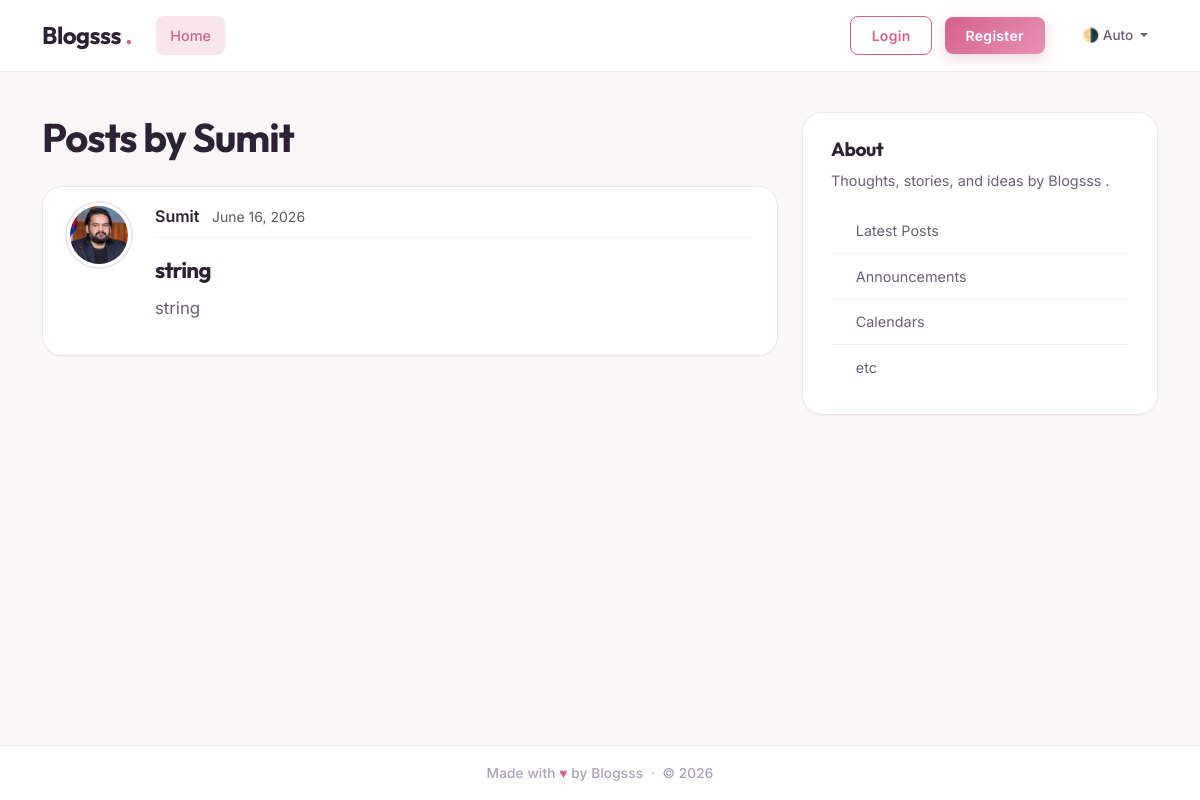
Before: /users/1/posts with the older database file.
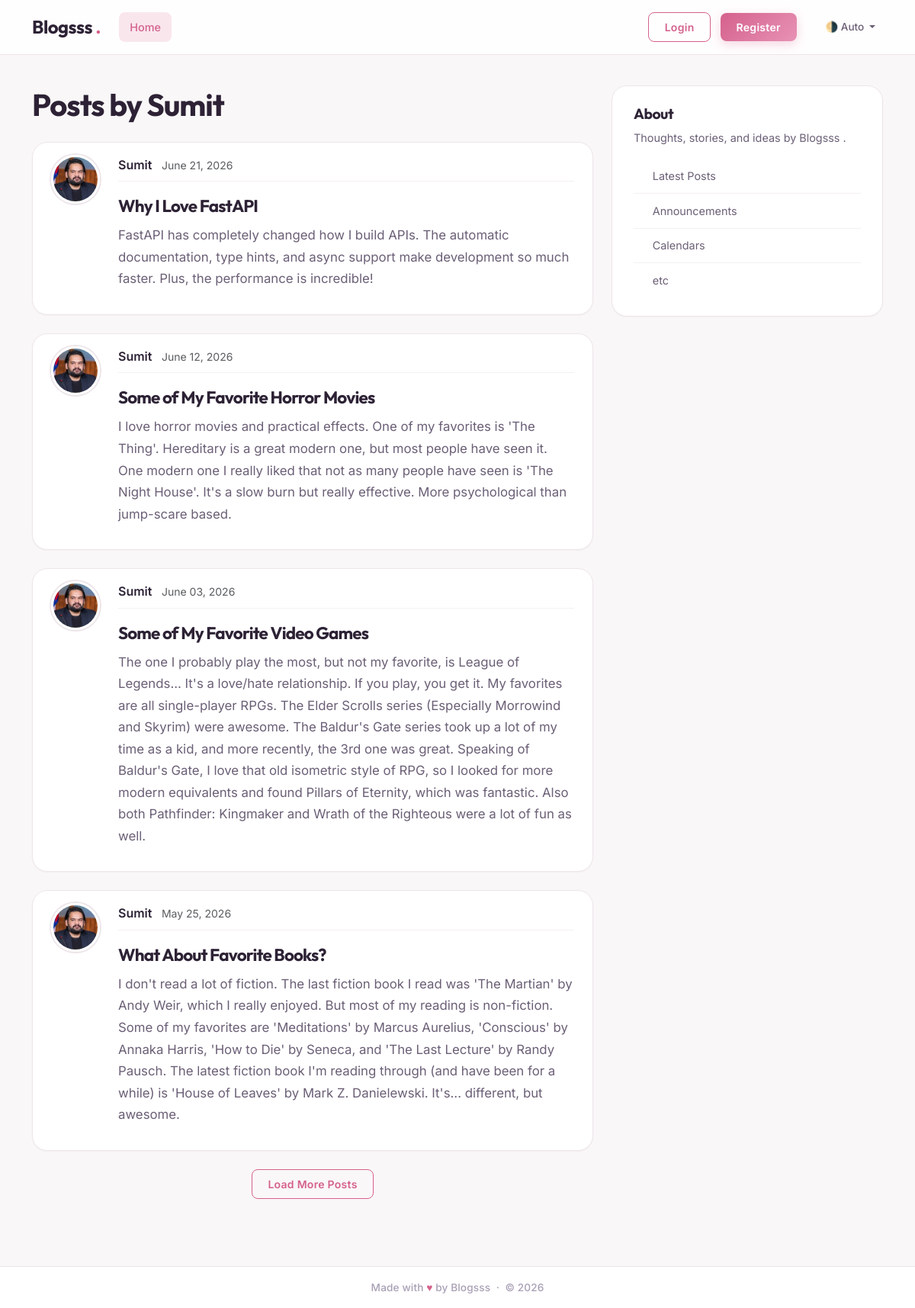
After: the same page with the newer database file.
### src/fastapi_l/models.py (models this page shows, shortened)
class User(Base):
    __tablename__="users"
    id: Mapped[int] = mapped_column(Integer, primary_key=True)
    username: Mapped[str] = mapped_column(String(50), unique=True, nullable=False)
    email: Mapped[str] = mapped_column(String(120), unique=True, nullable=False)
    password_hash: Mapped[String] = mapped_column(String(200), nullable=False)
    image_file: Mapped[str | None] = mapped_column(
        String(200),
        nullable=True,
        default=None,
    )
    posts: Mapped[list[Post]] = relationship(
        back_populates="author",
        cascade= "all, delete-orphan")
    reset_tokens: Mapped[list[PasswordResetToken]] = relationship(
        back_populates="user",
        cascade="all, delete-orphan",
    )

class Post(Base):
    __tablename__="posts"
    id: Mapped[int] = mapped_column(Integer, primary_key=True)
    title: Mapped[str] = mapped_column(String(100), nullable=False)
    content: Mapped[str] = mapped_column(Text, nullable=False)
    user_id: Mapped[int] = mapped_column(
        ForeignKey("users.id"),
        nullable=False,
        index=True,
    )
    date_posted: Mapped[datetime] = mapped_column(
        DateTime(timezone=True),
        default=lambda:datetime.now(UTC),
    )
    author: Mapped[User] = relationship(back_populates="posts")

### src/fastapi_l/main.py (the view)
@app.get('/users/{user_id}/posts', include_in_schema=False, name = "user_posts")
async def user_posts_page(
    request: Request,
    user_id: int,
    db: Annotated[AsyncSession, Depends(get_db)],
    limit: int = 4
):
    result = await db.execute(select(User).where(User.id == user_id))
    user = result.scalars().first()
    if not user:
        raise HTTPException(status_code=status.HTTP_404_NOT_FOUND, detail="User not found.")
    count_result = await db.execute(select(func.count()).select_from(Post).where(Post.user_id == user_id))
    total = count_result.scalar() or 0
    result = await db.execute(
        select(Post)
        .options(selectinload(Post.author))
        .where(Post.user_id == user_id)
        .order_by(Post.date_posted.desc())
        .limit(limit)
    )
    posts = result.scalars().all()
    has_more = len(posts) < total
    return templates.TemplateResponse(
        request,
        "user_posts.html",
        {
            "posts": posts,
            "user": user,
            "title": f"{user.username}'s Posts",
            "limit": limit,
            "has_more": has_more
        }
    )

### templates/user_posts.html (shortened to what this page needs)
{% extends "layout.html" %}
{% block content %}
  <h1 class="mb-4">Posts by {{ user.username }}</h1>
    <div id="postsContainer">
    {% for post in posts %}
        <article class="content-section py-3 px-4 mb-4">
            <div class="d-flex align-items-start gap-4">
                <img class="rounded-circle article-img flex-shrink-0"
                     src="{{ post.author.image_path }}"
                     alt="{{ post.author.username }}'s profile picture"
                     width="64"
                     height="64"
                     loading="lazy">
                <div class="flex-grow-1">
                    <div class="article-metadata mb-2">
                        <a class="me-2"
                           href="{{ url_for('user_posts', user_id=post.author.id) }}">{{ post.author.username }}</a>
                        <small class="text-body-secondary">{{ post.date_posted.strftime("%B %d, %Y") }}</small>
                    </div>
                    <h2>
                        <a class="article-title"
                           href="{{ url_for('get_post_page', post_id=post.id) }}">{{ post.title }}</a>
                    </h2>
                    <p class="article-content">{{ post.content }}</p>
                </div>
            </div>
        </article>
    {% else %}
        <p class="text-body-secondary">No posts by this user yet.</p>
    {% endfor %}
    </div>
        {% if has_more %}
        <div class="text-center mb-4">
            <button type="button" class="btn btn-outline-primary" id="loadMoreBtn">Load More Posts</button>
        </div>
    {% endif %}
{% endblock content %}

### templates/layout.html (shortened to what this page needs)
<!DOCTYPE html>
<html lang="en">
<head>
  <link href="https://cdn.jsdelivr.net/npm/bootstrap@5.3.8/dist/css/bootstrap.min.css" rel="stylesheet"
>
  <link rel="stylesheet" type="text/css" href="{{ url_for('static', path='/css/main.css')}}">
</head>
<body class="d-flex flex-column min-vh-100">
  <header class="site-header">
    <nav class="navbar navbar-expand-md fixed-top">
      <div class="container">
        <a class="navbar-brand me-4" href="{{ url_for('home') }}">
          Blogsss <span class="accent-dot">.</span>
        </a>
        <div class="collapse navbar-collapse" id="navbarToggle">
          <div class="navbar-nav me-auto">
            <a class="nav-link active" aria-current="page" href="{{ url_for('home') }}">Home</a>
          </div>
          <div class="navbar-nav d-flex align-items-center gap-2">
            <div id="loggedOutNav">
              <a class="btn-nav-outline mb-2 mb-md-0 me-md-2" href="{{ url_for('login_page') }}">Login</a>
              <a class="btn-nav-fill mb-2 mb-md-0 me-md-3" href="{{ url_for('register_page') }}">Register</a>
            </div>
            <div class="nav-item dropdown ms-1">
              <a class="nav-link dropdown-toggle px-2" href="#" role="button" id="bd-theme" data-bs-toggle="dropdown"
                aria-expanded="false">
                <span id="bd-theme-text">🌗</span>
              </a>
            </div>
          </div>
        </div>
      </div>
    </nav>
  </header>
  <main role="main" class="container">
    <div class="row g-4">
      <div class="col-md-8">
        {% block content %}
        {% endblock content %}
      </div>
      <aside class="col-md-4">
        <div class="sidebar-card">
          <h5>About</h5>
          <p class="sidebar-desc">
            Thoughts, stories, and ideas by Blogsss .
          </p>
          <ul class="list-group list-group-flush">
            <li class="list-group-item">Latest Posts</li>
            <li class="list-group-item">Announcements</li>
            <li class="list-group-item">Calendars</li>
            <li class="list-group-item">etc</li>
          </ul>
        </div>
      </aside>
    </div>
  </main>
  <footer class="mt-auto py-3">
    <div class="container text-center">
      <p class="mb-0">
        Made with <span class="heart">♥</span> by Blogsss &nbsp;·&nbsp; © <span id="year"></span>
      </p>
    </div>
  </footer>
</body>
</html>

Changed rows visible on the page:
no longer on this page (row edited): Post: author.username "Sumit", date_posted "June 16, 2026", title "string", content "string"
added Post: author.username "Sumit", date_posted "June 21, 2026", title "Why I Love FastAPI", content "FastAPI has completely changed how I build APIs. The automatic documentation, type hints, and async support make development so much faster. Plus, the performance is incredible!"
added Post: author.username "Sumit", date_posted "June 12, 2026", title "Some of My Favorite Horror Movies", content "I love horror movies and practical effects. One of my favorites is 'The Thing'. Hereditary is a great modern one, but most people have seen it. One modern one I really liked that not as many people have seen is 'The Night House'. It's a slow burn but really effective. More psychological than jump-scare based."
added Post: author.username "Sumit", date_posted "June 03, 2026", title "Some of My Favorite Video Games", content "The one I probably play the most, but not my favorite, is League of Legends... It's a love/hate relationship. If you play, you get it. My favorites are all single-player RPGs. The Elder Scrolls series (Especially Morrowind and Skyrim) were awesome. The Baldur's Gate series took up a lot of my time as a kid, and more recently, the 3rd one was great. Speaking of Baldur's Gate, I love that old isometric style of RPG, so I looked for more modern equivalents and found Pillars of Eternity, which was fantastic. Also both Pathfinder: Kingmaker and Wrath of the Righteous were a lot of fun as well."
added Post: author.username "Sumit", date_posted "May 25, 2026", title "What About Favorite Books?", content "I don't read a lot of fiction. The last fiction book I read was 'The Martian' by Andy Weir, which I really enjoyed. But most of my reading is non-fiction. Some of my favorites are 'Meditations' by Marcus Aurelius, 'Conscious' by Annaka Harris, 'How to Die' by Seneca, and 'The Last Lecture' by Randy Pausch. The latest fiction book I'm reading through (and have been for a while) is 'House of Leaves' by Mark Z. Danielewski. It's... different, but awesome."
Other visible differences:
text now shown: "Load More Posts"
